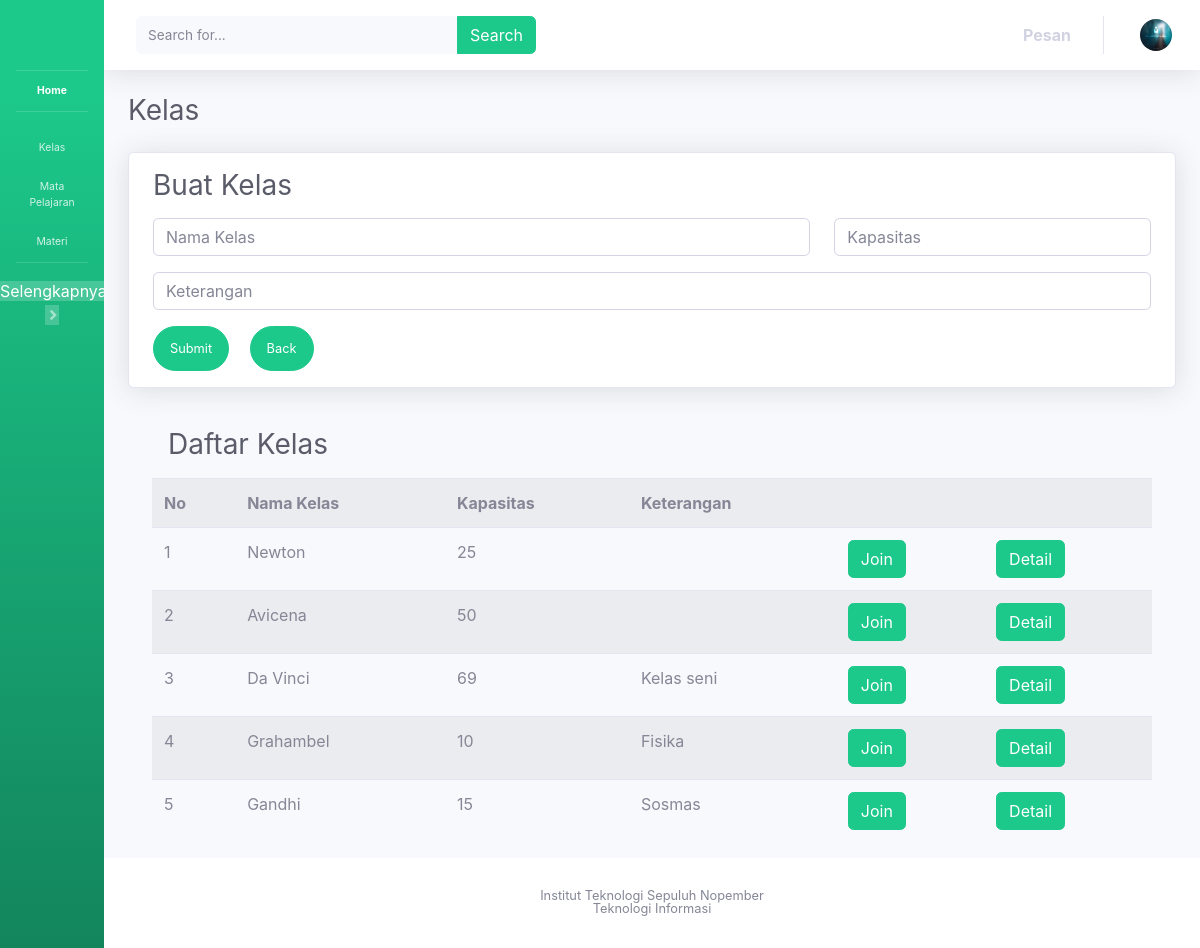
/masukkelas_murid.php, run on the app's committed database.
### tables this page shows
CREATE TABLE IF NOT EXISTS `daftarkelas` (
  `id` int(11) NOT NULL AUTO_INCREMENT,
  `namakelas` varchar(255) NOT NULL,
  `kapasitas` int(11) NOT NULL,
  `keterangan` varchar(255) DEFAULT NULL,
  PRIMARY KEY (`id`)
);

### masukkelas_murid.php (the view, shortened to what this page needs)
<?php
    include 'conn.php';
    $daftarcek = "SELECT * FROM daftarkelas";
    $rows = mysqli_query($conn, $daftarcek);
    $i = 0;
?>
<!DOCTYPE html>
<html lang="en"><head>
  <link href="bootstrap_files/all.css" rel="stylesheet" type="text/css">
  <link href="bootstrap_files/css.css" rel="stylesheet">
  <link rel="stylesheet" href="popup.css">
  <link href="bootstrap_files/sb-admin-2.css" rel="stylesheet">
</head>
<body id="page-top" data-new-gr-c-s-check-loaded="8.867.0" class="sidebar-toggled">
  <div id="wrapper">
    <ul class="navbar-nav bg-gradient-success sidebar sidebar-dark accordion toggled" id="accordionSidebar">
      <a class="sidebar-brand d-flex align-items-center justify-content-center" href="#">
      </a>
      <hr class="sidebar-divider my-0">
      <li class="nav-item active">
        <a class="nav-link" href="home_murid.php">
          <span>Home</span></a>
      </li>
      <hr class="sidebar-divider">
      <li class="nav-item">
        <a class="nav-link collapsed" href="masukkelas_murid.php">
          <span>Kelas</span>
        </a>
      </li>
      <li class="nav-item">
        <a class="nav-link collapsed" href="mapel_murid.php">
          <span>Mata Pelajaran</span>
        </a>
      </li>
      <li class="nav-item">
        <a class="nav-link collapsed" href="materi_murid.php">
          <span>Materi</span>
        </a>
      </li>
      <hr class="sidebar-divider">
      <div class="text-center d-none d-md-inline">
        <a class="mx-my-1 px-py-1 no-arrow" style="color:white;" id="sidebarToggle"> Selengkapnya </a>
      </div>
    </ul>
    <div id="content-wrapper" class="d-flex flex-column">
      <div id="content">
        <nav class="navbar navbar-expand navbar-light bg-white topbar mb-4 static-top shadow">
          <form class="d-none d-sm-inline-block form-inline mr-auto ml-md-3 my-2 my-md-0 mw-100 navbar-search">
            <div class="input-group">
              <input type="text" class="form-control bg-light border-0 small" placeholder="Search for..." aria-label="Search" aria-describedby="basic-addon2">
              <div class="input-group-append">
                <button class="btn btn-success" type="button">
                    <a>Search</a>
                </button>
              </div>
            </div>
          </form>
          <ul class="navbar-nav ml-auto">
            <li class="nav-item dropdown no-arrow mx-1">
              <a class="nav-link dropdown-toggle" href="#" id="messagesDropdown" role="button" data-toggle="dropdown" aria-haspopup="true" aria-expanded="false">
                <strong>Pesan</strong>
              </a>
            </li>
            <li class="nav-item dropdown no-arrow">
              <a class="nav-link dropdown-toggle" href="#" id="userDropdown" role="button" data-toggle="dropdown" aria-haspopup="true" aria-expanded="false">
                <img class="img-profile rounded-circle" src="bootstrap_files/60x60.jpg">
              </a>
            </li>
          </ul>
        </nav>
        <div class="container-fluid">
        <div class="d-sm-flex align-items-center justify-content-between mb-4">
          <h1 class="h3 mb-0 text-gray-800">Kelas</h1>
        </div>
        <div class="card shadow mb-4 ">
            <div class="mx-2">
                <h1 class="h3 ml-3 mt-3 text-gray-800">Buat Kelas</h1>
                <form class="user m-2 p-2"action="masukkelas_murid.php" method="post">
                    <div class="form-group row" style="margin-bottom: 0px;">
                      <div class="form-group col-sm-8">
                        <input type="text" class="form-control" id="name" name="name" placeholder="Nama Kelas">
                      </div>
                      <div class="form-group col-sm-4">
                        <input type="text" class="form-control" id="kapasitas" name="kapasitas" placeholder="Kapasitas">
                      </div>
                    </div>
                    <div class="form-group">
                      <input type="text" class="form-control" id="keterangan" name="keterangan" placeholder="Keterangan">
                    </div>
                    <button type="submit" name="buat" class="btn btn-success btn-user mr-3">Submit</button>
                    <a href="home.php" class="btn btn-success btn-user">Back</a>
                </form>
            </div>
          </div>
        <div class="container table-responsive">
            <h1 class="h3 ml-3 mt-3 text-gray-800">Daftar Kelas</h1>
            <table class="table table-striped mt-3">
                <tr>
                    <th>No</th>
                    <th>Nama Kelas</th>
                    <th>Kapasitas</th>
                    <th>Keterangan</th>
                    <th> </th>
                    <th> </th>
                </tr>
                <?php foreach($rows as $row) : ?>
                    <tr>
                        <td> <?= ++$i ?>  </td>
                        <td> <?=  $row['namakelas'] ?>  </td>
                        <td> <?=  $row['kapasitas'] ?>  </td>
                        <td> <?=  $row['keterangan'] ?>  </td>
                        <td> <form action="<?php echo 'masukkelas_murid.php?kelas='.$row['namakelas'];?>" method="post">
                            <?php $flag = 0; ?>
                              <?php if ($flag == 0){ ?>
                                <button type="submit" name="submit" class="btn btn-success btn-user">Join</button>
                              <?php } ?>
                            </form> </td>
                        <td>
                          <a class="btn btn-success btn-user" href='kelas_murid.php?namakelas=<?= $row['namakelas']; ?>'>Detail</a>
                        </td>
                    </tr>
                <?php endforeach;?>
            </table>
        </div>
      </div>
    </div>
    <footer class="sticky-footer bg-white">
        <div class="container my-auto">
          <div class="copyright text-center my-auto">
            <span>Institut Teknologi Sepuluh Nopember</span><br>
            <span>Teknologi Informasi</span>
          </div>
        </div>
      </footer>
    </div>
  </div>
</body></html>

### data on the page
daftarkelas: namakelas "Newton", kapasitas "25"
daftarkelas: namakelas "Avicena", kapasitas "50"
daftarkelas: namakelas "Da Vinci", kapasitas "69", keterangan "Kelas seni"
daftarkelas: namakelas "Grahambel", kapasitas "10", keterangan "Fisika"
daftarkelas: namakelas "Gandhi", kapasitas "15", keterangan "Sosmas"
